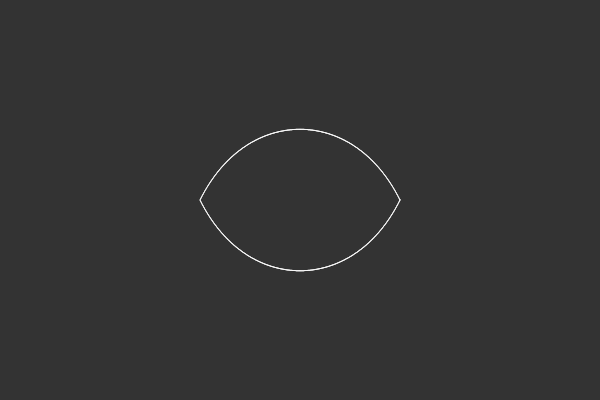
Frame 1 (no input)
Frame 60 (no input): identical to frame 1, image omitted
Frame 120 (the mouse pressed at the canvas centre since frame 60): identical to frame 1, image omitted

The p5.js sketch that drew this single still picture (run headless with seeded random() and noise() and a simulated clock; from frame 60 on, the mouse is pressed at the canvas centre):

// p5.js sketch
// ── sketch.js
var a = 1;
var b = 1;
var n1 = 1;
var n2 = 1;
var n3 = 1;
var m = 0;
var radious = 100;

var mS;
var nS;

function setup() {
    createCanvas(600, 400);
    mS = createSlider(0, 25, 2, 0.01);
    nS = createSlider(0, 25, 1, 0.01);
    // background(51);
}

function draw() {
    background(51);
    translate(width / 2, height / 2);

    m = mS.value();

    n1 = nS.value();
    n2 = n1;
    n3 = n2;

    stroke(255);
    noFill();

    var num = 1000;
    var inc = TWO_PI / num;

    beginShape();
    for (var angle = 0; angle < TWO_PI; angle += inc) {

        var r = superShape(angle);
        var x = radious * r * cos(angle);
        var y = radious * r * sin(angle);

        vertex(x, y);
        point(x, y);
    }
    endShape(CLOSE);

}

function superShape(t) {
    var r = 1;

    var part1 = pow(abs((1 / a) * cos(t * m / 4)), n2);

    var part2 = pow(abs((1 / b) * sin(t * m / 4)), n3);

    var part3 = pow((part1 + part2), (1 / n1));

    if (part3 === 0) {
        return 0;
    }

    r = 1 / part3;

    return r;
}
